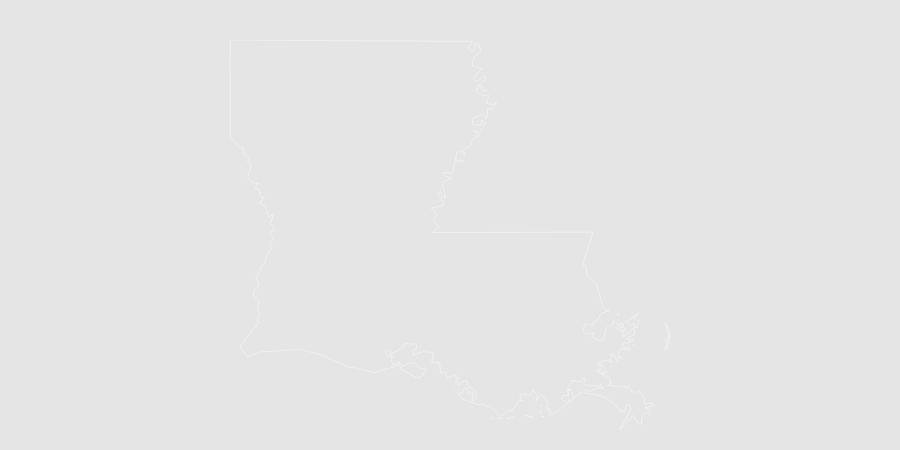

Notebook cell for this chart:
### Code cell
values = fdf['data'].tolist()
fips = fdf['fips'].tolist()

endpts = list(np.mgrid[min(values):max(values):4j])
fig = ff.create_choropleth(fips=fips, values=values, scope=['Louisiana'], show_state_data=True,
                           binning_endpoints=endpts, round_legend_values=True,
                           plot_bgcolor='rgb(229,229,229)',
                           paper_bgcolor='rgb(229,229,229)',
                           county_outline={'color': 'rgb(255,255,255)', 'width': 0.5},
                           exponent_format=True)
fig.layout.template = None
fig.show()

### Figure 1 — Plotly figure (JSON) as saved in the notebook; plotly's stock layout.template omitted (floating-point values rounded to 4 significant figures; data arrays with more than 128 entries replaced by an {"elided": "..."} marker saying what was removed)
{"data": [{"fill": "toself", "fillcolor": "rgb(68, 1, 84)", "hoverinfo": "none", "line": {"color": "rgb(255,255,255)", "width": 0.5}, "mode": "lines", "name": "< 1.00", "type": "scatter", "x": [], "y": []}, {"fill": "toself", "fillcolor": "rgb(59, 82, 139)", "hoverinfo": "none", "line": {"color": "rgb(255,255,255)", "width": 0.5}, "mode": "lines", "name": "1.00 - 3.00", "type": "scatter", "x": [], "y": []}, {"fill": "toself", "fillcolor": "rgb(33, 145, 140)", "hoverinfo": "none", "line": {"color": "rgb(255,255,255)", "width": 0.5}, "mode": "lines", "name": "3.00 - 5.00", "type": "scatter", "x": [], "y": []}, {"fill": "toself", "fillcolor": "rgb(94, 201, 98)", "hoverinfo": "none", "line": {"color": "rgb(255,255,255)", "width": 0.5}, "mode": "lines", "name": "5.00 - 8.00", "type": "scatter", "x": [], "y": []}, {"fill": "toself", "fillcolor": "rgb(253, 231, 37)", "hoverinfo": "none", "line": {"color": "rgb(255,255,255)", "width": 0.5}, "mode": "lines", "name": "> 8.00", "type": "scatter", "x": [], "y": []}, {"hoverinfo": "text", "legendgroup": "centroids", "marker": {"color": "white", "opacity": 0}, "mode": "markers", "name": "US Counties", "selected": {"marker": {"color": "white", "opacity": 1, "size": 3}}, "showlegend": false, "text": [], "type": "scatter", "unselected": {"marker": {"opacity": 0}}, "x": [], "y": []}, {"hoverinfo": "text", "legendgroup": "States", "line": {"color": "rgb(240, 240, 240)", "width": 1}, "mode": "lines", "showlegend": false, "type": "scatter", "x": {"elided": "568 float values"}, "y": {"elided": "568 float values"}}], "layout": {"annotations": [{"showarrow": false, "text": "<b></b>", "x": 1, "xanchor": "right", "xref": "paper", "y": 1.05, "yref": "paper"}], "dragmode": "select", "height": 450, "hovermode": "closest", "legend": {"traceorder": "reversed", "x": 1, "xanchor": "right", "y": 1, "yanchor": "top"}, "margin": {"b": 20, "l": 20, "r": 20, "t": 40}, "paper_bgcolor": "rgb(229,229,229)", "plot_bgcolor": "rgb(229,229,229)", "width": 900, "xaxis": {"autorange": false, "fixedrange": true, "range": [-96.54, -86.32], "showgrid": false, "showticklabels": false, "zeroline": false}, "yaxis": {"autorange": false, "fixedrange": true, "range": [28.93, 33.02], "showgrid": false, "showticklabels": false, "zeroline": false}}}
